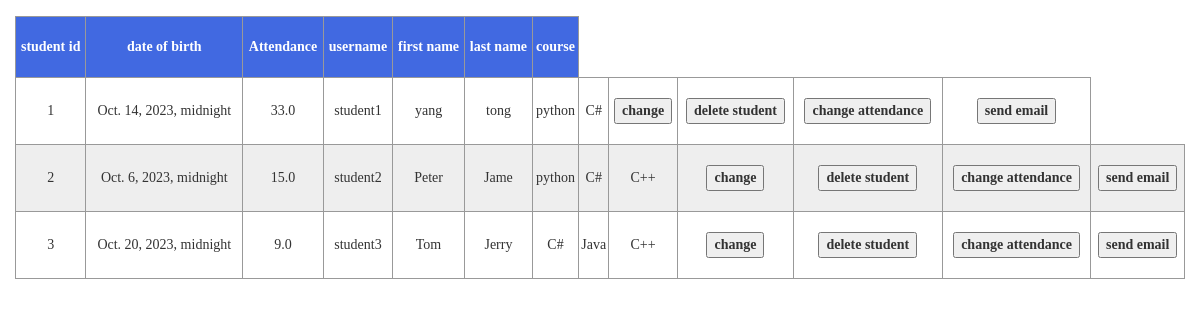
Screenshot of /select_student/ (signed in) with the database file from the repository.
### WEB1/models.py (models this page shows)
class Student(models.Model):
    student_id = models.AutoField(primary_key=True)
    DOB = models.DateTimeField()
    user = models.OneToOneField(User,on_delete=models.SET_NULL,null=True)
    attend = models.FloatField(null=True)
    course = models.ManyToManyField(Course)
    myclass = models.ManyToManyField("Class",related_name="myclass")

class Course(models.Model):
    id = models.AutoField(primary_key=True)
    code = models.CharField(max_length=33)
    name = models.CharField(max_length=33)

### WEB1/view_set/stu_view.py (the view)
# urls.py: path('select_student/',stu_view.select_student,name='select_student'),
@login_required
@permission_required('WEB1.view_student',raise_exception=True)
def select_student(request):
    if request.method == 'GET':
        stu = Student.objects.all()
        return render(request,'select_student.html',{'stu':stu})

### templates/select_student.html (shortened to what this page needs)
<!DOCTYPE html>
<html lang="en">
<head>
    <link rel="stylesheet" href="../static/css/bootstrap.css">
    <link rel="stylesheet" href="../static/css/animate.css">
    <link rel="stylesheet" href="../static/css/font-awesome.min.css">
    <link rel="stylesheet" href="../static/css/plugins/nprogress/nprogress.css">
    <link rel="stylesheet" href="../static/css/plugins/metisMenu/metisMenu.css">
    <link rel="stylesheet" href="../static/css/style.css">
</head>
<body class="">
    <ol class="breadcrumb">
    </ol>
    <div class="content">
        <div class="row">
            <div class="col-sm-12">
                <table>
                  <thead style="text-align: center">
                    <tr>
                        <th>student id</th>
                        <th>date of birth</th>
                        <th>Attendance</th>
                        <th>username</th>
                        <th>first name</th>
                        <th>last name</th>
                        <th>course</th>
                    </tr>
                  </thead>
                    <tr>
                        {% for s in stu %}
                           <tr>
                               <td>{{ s.student_id }}</td>
                               <td>{{ s.DOB }}</td>
                               <td>{{ s.attend }}</td>
                               <td>{{ s.user.username }}</td>
                               <td>{{ s.user.first_name }}</td>
                               <td>{{ s.user.last_name }}</td>
                               {% for c in s.course.all %}
                                   <td>{{ c.name }}</td>
                                   {% endfor %}
                            <th><button onclick="window.location.href='{% url 'change_student' %}?cid={{ s.student_id }}'">change</button></th>
                            <th><button onclick="deleteStudent({{ s.student_id }})">delete student</button></th>
                            <th><button onclick="window.location.href='{% url 'change_attendance'%}?stuid={{ s.student_id }}'">change attendance</button></th>
                            <th><button onclick="window.location.href='{% url 'send_email' %}?id={{ s.student_id }}'">send email</button></th>
                           </tr>
                        {% endfor %}
                    </tr>
                </table>
            </div>
        </div>
    </div>
</body>
</html>

### static/css/style.css (style rules this page uses)
html, body { height: 100%; overflow-x: hidden; font-family: Microsoft YaHei; }
body { margin: 0; }
.row { margin-right: 0; margin-left: 0; }
table { width: 100%; border-collapse: collapse; }
th,td { border: 1px solid #999; text-align: center; padding: 20px 0; }
table thead tr { background-color: #4169E1; color: #fff; }
table tbody tr:nth-child(odd) { background-color: #eee; }
.breadcrumb { background-color: #fff; margin-bottom: 0; }

### rows the page displays
Student: student_id "1", DOB "Oct. 14, 2023, midnight", attend "33.0", user.username "student1", user.first_name "yang", user.last_name "tong"
Course: name "python"
Course: name "C#"
Student: student_id "2", DOB "Oct. 6, 2023, midnight", attend "15.0", user.username "student2", user.first_name "Peter", user.last_name "Jame"
Course: name "C++"
Student: student_id "3", DOB "Oct. 20, 2023, midnight", attend "9.0", user.username "student3", user.first_name "Tom", user.last_name "Jerry"
Course: name "Java"
